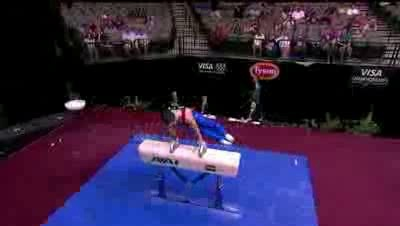
#> input picture 000001.jpg, 400 x 226 px
$ python rotate_3d.py 000001.jpg 5
#> lines starting #> are read from the running program, lines starting #| are printed output that depends on the picture
from math import pi
import numpy as np
import cv2
import sys
import os

# Usage:
#     Change main function with ideal arguments
#     then
#     python rotate_3d.py [name of the image] [degree to rotate]
#
# Parameters:
#     image     : the image that you want rotated
#     theta     : the rotation around the x axis
#     phi       : the rotation around the y axis
#     gamma     : the rotation around the z axis (basically a 2D rotation)
#     dx        : translation along the x axis
#     dy        : translation along the y axis
#     dz        : translation along the z axis (distance to the image)
#
# Output:
#     image     : the rotated image
#
# Reference:
#     1.        : http://stackoverflow.com/questions/17087446/how-to-calculate-perspective-transform-for-opencv-from-rotation-angles
#     2.        : http://jepsonsblog.blogspot.tw/2012/11/rotation-in-3d-using-opencvs.html

""" Wrapper of Rotating a Image """

def rotate_along_axis(image, theta=0, phi=0, gamma=0, dx=0, dy=0, dz=0):

    # Get radius of rotation along 3 axes
    rtheta, rphi, rgamma = get_rad(theta, phi, gamma)

    # Height, Width, Channel
    height, width = image.shape[:2]

    # Get ideal focal length on z axis
    # NOTE: Change this section to other axis if needed
    d = np.sqrt(height**2 + width**2)
    focal = d / (2 * np.sin(rgamma) if np.sin(rgamma) != 0 else 1)
    dz = focal

    # Get projection matrix
    mat = get_M(rtheta, rphi, rgamma, dx, dy, dz, width, height, focal)

    return cv2.warpPerspective(image.copy(), mat, (width,height))


""" Get Respective Projection Matrix """

def get_M(theta, phi, gamma, dx, dy, dz, w, h, f):

    # Projection 2D -> 3D matrix
    A1 = np.array([ [1, 0, -w/2],
                    [0, 1, -h/2],
                    [0, 0, 1],
                    [0, 0, 1]])

    # Rotation matrices around the X, Y, and Z axis
    RX = np.array([ [1, 0, 0, 0],
                    [0, np.cos(theta), -np.sin(theta), 0],
                    [0, np.sin(theta), np.cos(theta), 0],
                    [0, 0, 0, 1]])

    RY = np.array([ [np.cos(phi), 0, -np.sin(phi), 0],
                    [0, 1, 0, 0],
                    [np.sin(phi), 0, np.cos(phi), 0],
                    [0, 0, 0, 1]])

    RZ = np.array([ [np.cos(gamma), -np.sin(gamma), 0, 0],
                    [np.sin(gamma), np.cos(gamma), 0, 0],
                    [0, 0, 1, 0],
                    [0, 0, 0, 1]])

    # Composed rotation matrix with (RX, RY, RZ)
    R = np.dot(np.dot(RX, RY), RZ)

    # Translation matrix
    T = np.array([  [1, 0, 0, dx],
                    [0, 1, 0, dy],
                    [0, 0, 1, dz],
                    [0, 0, 0, 1]])

    # Projection 3D -> 2D matrix
    A2 = np.array([ [f, 0, w/2, 0],
                    [0, f, h/2, 0],
                    [0, 0, 1, 0]])

    # Final transformation matrix
    return np.dot(A2, np.dot(T, np.dot(R, A1)))


""" Utility Functions """

def get_rad(theta, phi, gamma):
    return (deg_to_rad(theta),
            deg_to_rad(phi),
            deg_to_rad(gamma))

def get_deg(rtheta, rphi, rgamma):
    return (rad_to_deg(rtheta),
            rad_to_deg(rphi),
            rad_to_deg(rgamma))

def deg_to_rad(deg):
    return deg * pi / 180.0

def rad_to_deg(rad):
    return deg * 180.0 / pi


if __name__ == '__main__':

    # Input image
    img = cv2.imread(sys.argv[1])
#> img is the input picture: shape (226, 400, 3); mean B, G, R 66, 35.7, 52.3

    # Rotation range
    rot_range = 360 if len(sys.argv) <= 2 else int(sys.argv[2])

    # Make output dir
    if not os.path.isdir('output'):
        os.mkdir('output')

    # Iterate through rotation range
    for ang in xrange(0, rot_range):

        # NOTE: Here we can change which angle, axis, shift

        """ Example of rotating an image along y-axis from 0 to 360 degree """
        rotated_img = rotate_along_axis(img, phi = ang, dx = 5)

        """ Example of rotating an image along yz-axis from 0 to 360 degree """
        #rotated_img = rotate_along_axis(img, phi = ang, gamma = ang)

        cv2.imwrite('output/{}.jpg'.format(str(ang).zfill(3)), rotated_img)
#> this loop made 5 passes
#> pass 1, `rotated_img = rotate_along_axis(img, phi = ang, dx = 5)`:
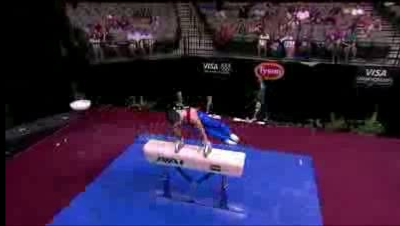
#> rotated_img: shape (226, 400, 3); mean B, G, R 65.2, 35.3, 51.4
#> pass 3, `rotated_img = rotate_along_axis(img, phi = ang, dx = 5)`:
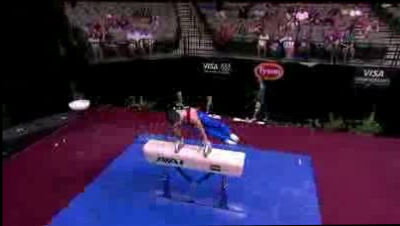
#> rotated_img: shape (226, 400, 3); mean B, G, R 65.1, 35.3, 51.5
